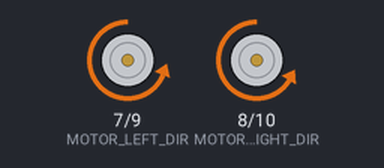
The sketch below on a simulated Arduino Uno, built with avr-gcc and run on an emulated ATmega328P. Shown: direction and speed pins drawn as motors (green arrow = direction pin HIGH = forward, orange = LOW = backward, longer = more drive).

Above: at 0.05 s.
Timing chart, 0 to 3.0 s (numbered marks = the images above):
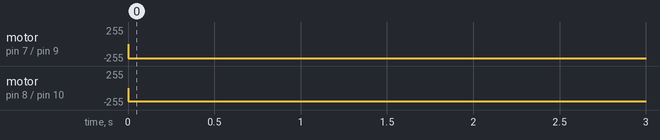

The sketch:

spinright.ino
```cpp
#include <Arduino.h>

// Cấu hình chân
const uint8_t MOTOR_LEFT_DIR = 7;
const uint8_t MOTOR_RIGHT_DIR = 8;
const uint8_t MOTOR_LEFT_PWM = 9;
const uint8_t MOTOR_RIGHT_PWM = 10;

void setup() {
  pinMode(MOTOR_LEFT_DIR, OUTPUT);
  pinMode(MOTOR_RIGHT_DIR, OUTPUT);
  pinMode(MOTOR_LEFT_PWM, OUTPUT);
  pinMode(MOTOR_RIGHT_PWM, OUTPUT);

  Serial.begin(9600);  // Debug qua Serial
}

void loop() {
  SpinRight();
}

void SpinRight() {
  digitalWrite(MOTOR_LEFT_DIR, LOW);
  analogWrite(MOTOR_LEFT_PWM, 210);

  digitalWrite(MOTOR_RIGHT_DIR, LOW);
  analogWrite(MOTOR_RIGHT_PWM, 200);

  delay(1000);
  stopMotors();
}

void stopMotors() {
  analogWrite(MOTOR_LEFT_PWM, 0);
  analogWrite(MOTOR_RIGHT_PWM, 0);
}
```

Measured:
- by itself, motor on pin 7 (MOTOR_LEFT_DIR) / pin 9 (MOTOR_LEFT_PWM): stopped → backward 210/255 at 0.00 s
- by itself, motor on pin 8 (MOTOR_RIGHT_DIR) / pin 10 (MOTOR_RIGHT_PWM): stopped → backward 200/255 at 0.00 s
